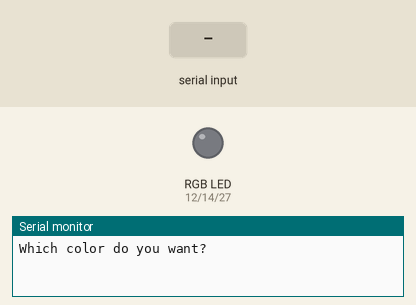
Simulated run of this sketch. Board: ESP32. Shown: an RGB LED mixed from three pins (HIGH = lit), the last lines printed to the serial monitor. Inputs (shaded band) come from the test bench.

Above: at 1.2 s.
1.3 s: "red\n" received over Serial
At 2.3 s:
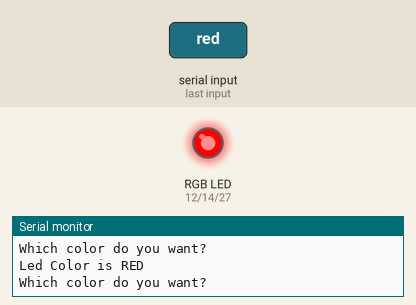
2.8 s: "green\n" received over Serial
At 3.5 s:
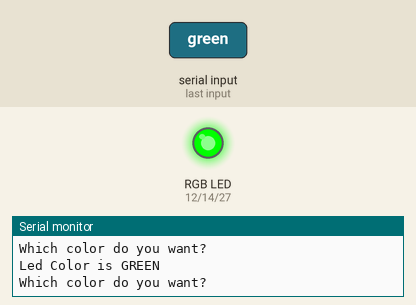
4.3 s: "blue\n" received over Serial
At 4.6 s:
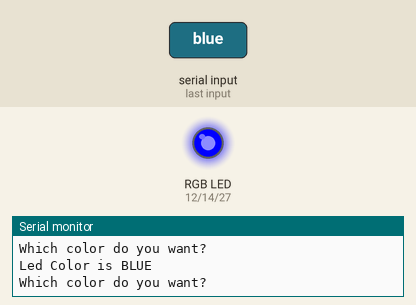
5.8 s: "orange\n" received over Serial
At 7.0 s:
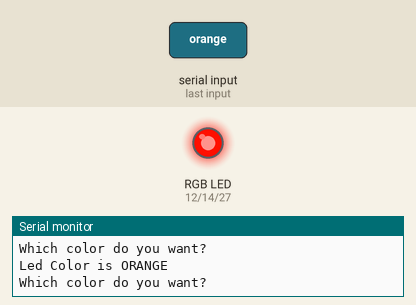
7.3 s: "cyan\n" received over Serial
At 8.1 s:
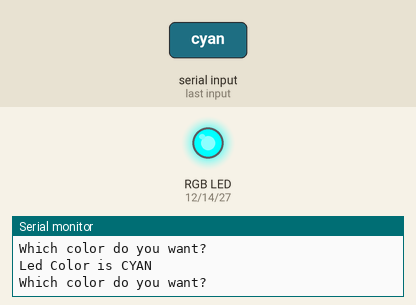
8.8 s: "magenta\n" received over Serial
At 9.3 s:
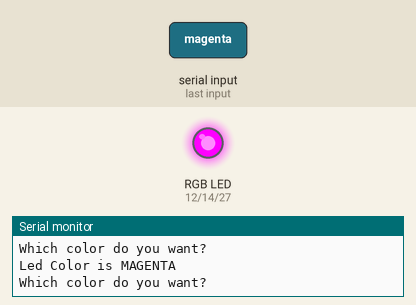
Timing chart, 0 to 11.3 s (numbered marks = the images above; inputs shaded):
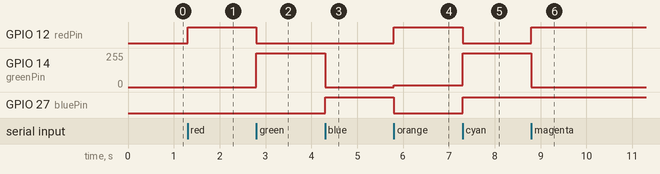

Measured:
- after the input at 1.3 s, GPIO 12 (redPin): LOW → HIGH at once
- after the input at 2.8 s, GPIO 12 (redPin): HIGH → LOW at once; GPIO 14 (greenPin): 0/255 → 255/255 at once
- after the input at 4.3 s, GPIO 14 (greenPin): 255/255 → 0/255 at once; GPIO 27 (bluePin): LOW → HIGH at once
- after the input at 5.8 s, GPIO 12 (redPin): LOW → HIGH at once; GPIO 14 (greenPin): 0/255 → 15/255 at once; GPIO 27 (bluePin): HIGH → LOW at once
- after the input at 7.3 s, GPIO 12 (redPin): HIGH → LOW at once; GPIO 14 (greenPin): 15/255 → 255/255 at once; GPIO 27 (bluePin): LOW → HIGH at once
- after the input at 8.8 s, GPIO 12 (redPin): LOW → HIGH at once; GPIO 14 (greenPin): 255/255 → 0/255 at once

The sketch:

lesson-18-rgbcolorswitcher.ino
```cpp
int redPin = 12;
int greenPin = 14;
int bluePin = 27;
int brdRate = 115200;
String questionColor = "Which color do you want?";
String invalidColor = "Please enter a valid colour in the system!";
String ledInd = "Led Color is ";
String userColor;

void setup() {
  // put your setup code here, to run once:
  Serial.begin(brdRate);
  pinMode(redPin, OUTPUT);
  pinMode(greenPin, OUTPUT);
  pinMode(bluePin, OUTPUT);
}

void clearSerial() {
  while (Serial.available()) {
    Serial.read();
  }
}

void loop() {
  // put your main code here, to run repeatedly:
  Serial.println(questionColor);
  while (Serial.available() == 0) {

  }
  userColor = Serial.readStringUntil('\n');
  clearSerial();
  userColor.toLowerCase();
  if (userColor == "red") {
    Serial.print(ledInd);
    userColor.toUpperCase();
    Serial.println(userColor);
    analogWrite(redPin, 255);
    analogWrite(greenPin, 0);
    analogWrite(bluePin, 0);
  }
  else if (userColor == "green") {
    Serial.print(ledInd);
    userColor.toUpperCase();
    Serial.println(userColor);
    analogWrite(redPin, 0);
    analogWrite(greenPin, 255);
    analogWrite(bluePin, 0);
  }
  else if (userColor == "blue") {
    Serial.print(ledInd);
    userColor.toUpperCase();
    Serial.println(userColor);
    analogWrite(redPin, 0);
    analogWrite(greenPin, 0);
    analogWrite(bluePin, 255);
  }
  else if (userColor == "orange") {
    Serial.print(ledInd);
    userColor.toUpperCase();
    Serial.println(userColor);
    analogWrite(redPin, 255);
    analogWrite(greenPin, 15);
    analogWrite(bluePin, 0);
  }
  else if (userColor == "cyan") {
    Serial.print(ledInd);
    userColor.toUpperCase();
    Serial.println(userColor);
    analogWrite(redPin, 0);
    analogWrite(greenPin, 255);
    analogWrite(bluePin, 255);
  }
  else if (userColor == "magenta") {
    Serial.print(ledInd);
    userColor.toUpperCase();
    Serial.println(userColor);
    analogWrite(redPin, 255);
    analogWrite(greenPin, 0);
    analogWrite(bluePin, 255);
  }
  else if (userColor == "yellow") {
    Serial.print(ledInd);
    userColor.toUpperCase();
    Serial.println(userColor);
    analogWrite(redPin, 255);
    analogWrite(greenPin, 255);
    analogWrite(bluePin, 0);
  }
  else if (userColor == "white") {
    Serial.print(ledInd);
    userColor.toUpperCase();
    Serial.println(userColor);
    analogWrite(redPin, 255);
    analogWrite(greenPin, 255);
    analogWrite(bluePin, 255);
  }
  else {
    Serial.println(invalidColor);
    analogWrite(redPin, 0);
    analogWrite(greenPin, 0);
    analogWrite(bluePin, 0);
  }
}
```
